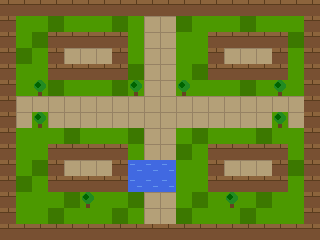

This is a level from a 2D game, rendered from its Tiled map with the project's own tilesets. A one-line summary and the complete map file follow:
An orthogonal 20x15 tile map with 16x16 px tiles, 4 tile layers (ground, terrain, structures, decorations), 1 hidden layer not drawn.

<map version="1.5" orientation="orthogonal" renderorder="right-down" width="20" height="15" tilewidth="16" tileheight="16" infinite="0" nextobjectid="1" nextlayerid="8">
 <tileset firstgid="1" name="test_tileset" tilewidth="16" tileheight="16" tilecount="7" columns="7">
  <image source="../../assets/tilesets/test_tileset.png" width="112" height="16" />
  <tile id="3">
   <properties>
    <property name="solid" type="bool" value="true" />
   </properties>
  </tile>
  <tile id="4">
   <properties>
    <property name="solid" type="bool" value="true" />
   </properties>
  </tile>
  <tile id="5">
   <properties>
    <property name="solid" type="bool" value="true" />
   </properties>
  </tile>
  <tile id="6">
   <properties>
    <property name="solid" type="bool" value="true" />
   </properties>
  </tile>
 </tileset>
 <layer id="1" name="ground" width="20" height="15">
  <data encoding="csv">
1,1,1,1,1,1,1,1,1,1,1,1,1,1,1,1,1,1,1,1,1,1,1,2,1,1,1,2,1,3,3,2,1,1,1,2,1,1,1,1,1,1,2,1,1,1,2,1,1,3,3,1,1,1,2,1,1,1,2,1,1,2,1,1,3,3,3,1,1,3,3,1,1,2,3,3,3,2,1,1,1,1,1,1,2,1,1,1,2,3,3,1,2,1,1,1,2,1,1,1,1,1,1,2,1,1,1,2,1,3,3,2,1,1,1,2,1,1,1,1,1,3,3,3,3,3,3,3,3,3,3,3,3,3,3,3,3,3,3,1,1,3,3,3,3,3,3,3,3,3,3,3,3,3,3,3,3,3,3,1,1,1,1,1,2,1,1,1,2,3,3,1,2,1,1,1,2,1,1,1,1,1,1,2,1,1,1,2,1,3,3,2,1,1,1,2,1,1,1,1,1,1,2,1,3,3,3,1,1,3,3,1,1,1,3,3,3,1,2,1,1,2,1,1,1,2,1,1,1,3,3,1,1,2,1,1,1,2,1,1,1,1,1,1,2,1,1,1,2,3,3,1,2,1,1,1,2,1,1,1,1,1,1,2,1,1,1,2,1,3,3,2,1,1,1,2,1,1,1,1,1,1,1,1,1,1,1,1,1,1,1,1,1,1,1,1,1,1,1,1
</data>
 </layer>
 <layer id="2" name="terrain" width="20" height="15">
  <data encoding="csv">
0,0,0,0,0,0,0,0,0,0,0,0,0,0,0,0,0,0,0,0,0,0,0,0,0,0,0,0,0,0,0,0,0,0,0,0,0,0,0,0,0,0,0,0,0,0,0,0,0,0,0,0,0,0,0,0,0,0,0,0,0,0,0,0,0,0,0,0,0,0,0,0,0,0,0,0,0,0,0,0,0,0,0,0,0,0,0,0,0,0,0,0,0,0,0,0,0,0,0,0,0,0,0,0,0,0,0,0,0,0,0,0,0,0,0,0,0,0,0,0,0,0,0,0,0,0,0,0,0,0,0,0,0,0,0,0,0,0,0,0,0,0,0,0,0,0,0,0,0,0,0,0,0,0,0,0,0,0,0,0,0,0,0,0,0,0,0,0,0,0,0,0,0,0,0,0,0,0,0,0,0,0,0,0,0,0,0,0,0,0,0,0,0,0,0,0,0,0,0,0,0,0,0,0,0,0,0,0,5,5,5,0,0,0,0,0,0,0,0,0,0,0,0,0,0,0,0,0,5,5,5,0,0,0,0,0,0,0,0,0,0,0,0,0,0,0,0,0,0,0,0,0,0,0,0,0,0,0,0,0,0,0,0,0,0,0,0,0,0,0,0,0,0,0,0,0,0,0,0,0,0,0,0,0,0,0,0,0,0,0,0,0,0,0,0,0,0,0,0,0
</data>
 </layer>
 <layer id="3" name="structures" width="20" height="15">
  <data encoding="csv">
4,4,4,4,4,4,4,4,4,4,4,4,4,4,4,4,4,4,4,4,4,0,0,0,0,0,0,0,0,0,0,0,0,0,0,0,0,0,0,4,4,0,0,4,4,4,4,4,0,0,0,0,0,4,4,4,4,4,0,4,4,0,0,4,0,0,0,4,0,0,0,0,0,4,0,0,0,4,0,4,4,0,0,4,4,4,4,4,0,0,0,0,0,4,4,4,4,4,0,4,4,0,6,0,0,0,0,0,6,0,0,6,0,0,0,0,0,6,0,4,4,0,0,0,0,0,0,0,0,0,0,0,0,0,0,0,0,0,0,4,4,0,6,0,0,0,0,0,0,0,0,0,0,0,0,0,0,6,0,4,4,0,0,0,0,0,0,0,0,0,0,0,0,0,0,0,0,0,0,4,4,0,0,4,4,4,4,4,0,0,0,0,0,4,4,4,4,4,0,4,4,0,0,4,0,0,0,4,0,0,0,0,0,4,0,0,0,4,0,4,4,0,0,4,4,4,4,4,0,0,0,0,0,4,4,4,4,4,0,4,4,0,0,0,0,6,0,0,0,0,0,0,0,0,6,0,0,0,0,4,4,0,0,0,0,0,0,0,0,0,0,0,0,0,0,0,0,0,0,4,4,4,4,4,4,4,4,4,4,4,4,4,4,4,4,4,4,4,4,4
</data>
 </layer>
 <objectgroup id="4" name="objects" />
 <layer id="5" name="collision" width="20" height="15" visible="0">
  <data encoding="csv">
7,7,7,7,7,7,7,7,7,7,7,7,7,7,7,7,7,7,7,7,7,0,0,0,0,0,0,0,0,0,0,0,0,0,0,0,0,0,0,7,7,0,0,7,7,7,7,7,0,0,0,0,0,7,7,7,7,7,0,7,7,0,0,7,0,0,0,7,0,0,0,0,0,7,0,0,0,7,0,7,7,0,0,7,7,7,7,7,0,0,0,0,0,7,7,7,7,7,0,7,7,0,7,0,0,0,0,0,7,0,0,7,0,0,0,0,0,7,0,7,7,0,0,0,0,0,0,0,0,0,0,0,0,0,0,0,0,0,0,7,7,0,7,0,0,0,0,0,0,0,0,0,0,0,0,0,0,7,0,7,7,0,0,0,0,0,0,0,0,0,0,0,0,0,0,0,0,0,0,7,7,0,0,7,7,7,7,7,0,0,0,0,0,7,7,7,7,7,0,7,7,0,0,7,0,0,0,7,7,7,7,0,0,7,0,0,0,7,0,7,7,0,0,7,7,7,7,7,7,7,7,0,0,7,7,7,7,7,0,7,7,0,0,0,0,7,0,0,0,0,0,0,0,0,7,0,0,0,0,7,7,0,0,0,0,0,0,0,0,0,0,0,0,0,0,0,0,0,0,7,7,7,7,7,7,7,7,7,7,7,7,7,7,7,7,7,7,7,7,7
</data>
 </layer>
 <objectgroup id="6" name="triggers" />
 <layer id="7" name="decorations" width="20" height="15">
  <data encoding="csv">
0,0,0,0,0,0,0,0,0,0,0,0,0,0,0,0,0,0,0,0,0,0,0,0,0,0,0,0,0,0,0,0,0,0,0,0,0,0,0,0,0,0,0,0,0,0,0,0,0,0,0,0,0,0,0,0,0,0,0,0,0,0,0,0,0,0,0,0,0,0,0,0,0,0,0,0,0,0,0,0,0,0,0,0,0,0,0,0,0,0,0,0,0,0,0,0,0,0,0,0,0,0,0,0,0,0,0,0,0,0,0,0,0,0,0,0,0,0,0,0,0,0,0,0,0,0,0,0,0,0,0,0,0,0,0,0,0,0,0,0,0,0,0,0,0,0,0,0,0,0,0,0,0,0,0,0,0,0,0,0,0,0,0,0,0,0,0,0,0,0,0,0,0,0,0,0,0,0,0,0,0,0,0,0,0,0,0,0,0,0,0,0,0,0,0,0,0,0,0,0,0,0,0,0,0,0,0,0,0,0,0,0,0,0,0,0,0,0,0,0,0,0,0,0,0,0,0,0,0,0,0,0,0,0,0,0,0,0,0,0,0,0,0,0,0,0,0,0,0,0,0,0,0,0,0,0,0,0,0,0,0,0,0,0,0,0,0,0,0,0,0,0,0,0,0,0,0,0,0,0,0,0,0,0,0,0,0,0,0,0,0,0,0,0,0,0,0,0,0,0
</data>
 </layer>
</map>
